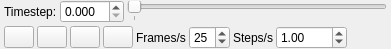
  <widget class="QDockWidget" name="timeWidget">
   <property name="toolTip">
    <string>Time controls</string>
   </property>
   <property name="windowTitle">
    <string>Time</string>
   </property>
   <attribute name="dockWidgetArea">
    <number>1</number>
   </attribute>
   <widget class="QWidget" name="dockWidgetContents_3">
    <property name="sizePolicy">
     <sizepolicy hsizetype="Preferred" vsizetype="Fixed">
      <horstretch>0</horstretch>
      <verstretch>0</verstretch>
     </sizepolicy>
    </property>
    <layout class="QVBoxLayout" name="verticalLayout_2">
     <property name="spacing">
      <number>3</number>
     </property>
     <property name="leftMargin">
      <number>4</number>
     </property>
     <property name="topMargin">
      <number>0</number>
     </property>
     <property name="rightMargin">
      <number>4</number>
     </property>
     <property name="bottomMargin">
      <number>0</number>
     </property>
     <item>
      <layout class="QHBoxLayout" name="horizontalLayout_3">
       <item>
        <widget class="QLabel" name="label_4">
         <property name="text">
          <string>Timestep:</string>
         </property>
        </widget>
       </item>
       <item>
        <widget class="QDoubleSpinBox" name="timestepBox">
         <property name="toolTip">
          <string>Current timestep</string>
         </property>
         <property name="decimals">
          <number>3</number>
         </property>
         <property name="singleStep">
          <double>0.010000000000000</double>
         </property>
        </widget>
       </item>
       <item>
        <widget class="QSlider" name="timestepSlider">
         <property name="toolTip">
          <string>Move timestep</string>
         </property>
         <property name="maximum">
          <number>1</number>
         </property>
         <property name="orientation">
          <enum>Qt::Horizontal</enum>
         </property>
         <property name="invertedControls">
          <bool>false</bool>
         </property>
         <property name="tickPosition">
          <enum>QSlider::TicksBelow</enum>
         </property>
         <property name="tickInterval">
          <number>100</number>
         </property>
        </widget>
       </item>
      </layout>
     </item>
     <item>
      <layout class="QHBoxLayout" name="horizontalLayout_2">
       <item>
        <widget class="QPushButton" name="stopButton">
         <property name="sizePolicy">
          <sizepolicy hsizetype="Minimum" vsizetype="Fixed">
           <horstretch>0</horstretch>
           <verstretch>0</verstretch>
          </sizepolicy>
         </property>
         <property name="minimumSize">
          <size>
           <width>20</width>
           <height>0</height>
          </size>
         </property>
         <property name="maximumSize">
          <size>
           <width>30</width>
           <height>16777215</height>
          </size>
         </property>
         <property name="toolTip">
          <string>Stop Playback</string>
         </property>
         <property name="text">
          <string/>
         </property>
         <property name="icon">
          <iconset resource="../icons/icons.qrc">
           <normaloff>:/icons/stop.png</normaloff>:/icons/stop.png</iconset>
         </property>
        </widget>
       </item>
       <item>
        <widget class="QPushButton" name="forwardButton">
         <property name="sizePolicy">
          <sizepolicy hsizetype="Minimum" vsizetype="Fixed">
           <horstretch>0</horstretch>
           <verstretch>0</verstretch>
          </sizepolicy>
         </property>
         <property name="minimumSize">
          <size>
           <width>20</width>
           <height>0</height>
          </size>
         </property>
         <property name="maximumSize">
          <size>
           <width>30</width>
           <height>16777215</height>
          </size>
         </property>
         <property name="toolTip">
          <string>Start Playback</string>
         </property>
         <property name="text">
          <string/>
         </property>
         <property name="icon">
          <iconset resource="../icons/icons.qrc">
           <normaloff>:/icons/play.png</normaloff>:/icons/play.png</iconset>
         </property>
        </widget>
       </item>
       <item>
        <widget class="QPushButton" name="decTimeButton">
         <property name="sizePolicy">
          <sizepolicy hsizetype="Minimum" vsizetype="Fixed">
           <horstretch>0</horstretch>
           <verstretch>0</verstretch>
          </sizepolicy>
         </property>
         <property name="minimumSize">
          <size>
           <width>20</width>
           <height>0</height>
          </size>
         </property>
         <property name="maximumSize">
          <size>
           <width>30</width>
           <height>16777215</height>
          </size>
         </property>
         <property name="toolTip">
          <string>Step Time Backward</string>
         </property>
         <property name="text">
          <string/>
         </property>
         <property name="icon">
          <iconset resource="../icons/icons.qrc">
           <normaloff>:/icons/chevron-left.png</normaloff>:/icons/chevron-left.png</iconset>
         </property>
        </widget>
       </item>
       <item>
        <widget class="QPushButton" name="incTimeButton">
         <property name="sizePolicy">
          <sizepolicy hsizetype="Minimum" vsizetype="Fixed">
           <horstretch>0</horstretch>
           <verstretch>0</verstretch>
          </sizepolicy>
         </property>
         <property name="minimumSize">
          <size>
           <width>20</width>
           <height>0</height>
          </size>
         </property>
         <property name="maximumSize">
          <size>
           <width>30</width>
           <height>16777215</height>
          </size>
         </property>
         <property name="toolTip">
          <string>Step Time Forward</string>
         </property>
         <property name="text">
          <string/>
         </property>
         <property name="icon">
          <iconset resource="../icons/icons.qrc">
           <normaloff>:/icons/chevron-right.png</normaloff>:/icons/chevron-right.png</iconset>
         </property>
        </widget>
       </item>
       <item>
        <widget class="QLabel" name="label_5">
         <property name="sizePolicy">
          <sizepolicy hsizetype="Preferred" vsizetype="Preferred">
           <horstretch>0</horstretch>
           <verstretch>0</verstretch>
          </sizepolicy>
         </property>
         <property name="text">
          <string>Frames/s</string>
         </property>
        </widget>
       </item>
       <item>
        <widget class="QSpinBox" name="fpsBox">
         <property name="sizePolicy">
          <sizepolicy hsizetype="Preferred" vsizetype="Fixed">
           <horstretch>0</horstretch>
           <verstretch>0</verstretch>
          </sizepolicy>
         </property>
         <property name="toolTip">
          <string>Frames per second</string>
         </property>
         <property name="value">
          <number>25</number>
         </property>
        </widget>
       </item>
       <item>
        <widget class="QLabel" name="label_6">
         <property name="text">
          <string>Steps/s</string>
         </property>
        </widget>
       </item>
       <item>
        <widget class="QDoubleSpinBox" name="stepspersecBox">
         <property name="toolTip">
          <string>Timesteps per second</string>
         </property>
         <property name="decimals">
          <number>2</number>
         </property>
         <property name="maximum">
          <double>9999.989999999999782</double>
         </property>
         <property name="singleStep">
          <double>1.000000000000000</double>
         </property>
         <property name="value">
          <double>1.000000000000000</double>
         </property>
        </widget>
       </item>
       <item>
        <spacer name="horizontalSpacer_2">
         <property name="orientation">
          <enum>Qt::Horizontal</enum>
         </property>
         <property name="sizeHint" stdset="0">
          <size>
           <width>40</width>
           <height>20</height>
          </size>
         </property>
        </spacer>
       </item>
      </layout>
     </item>
    </layout>
   </widget>
  </widget>
